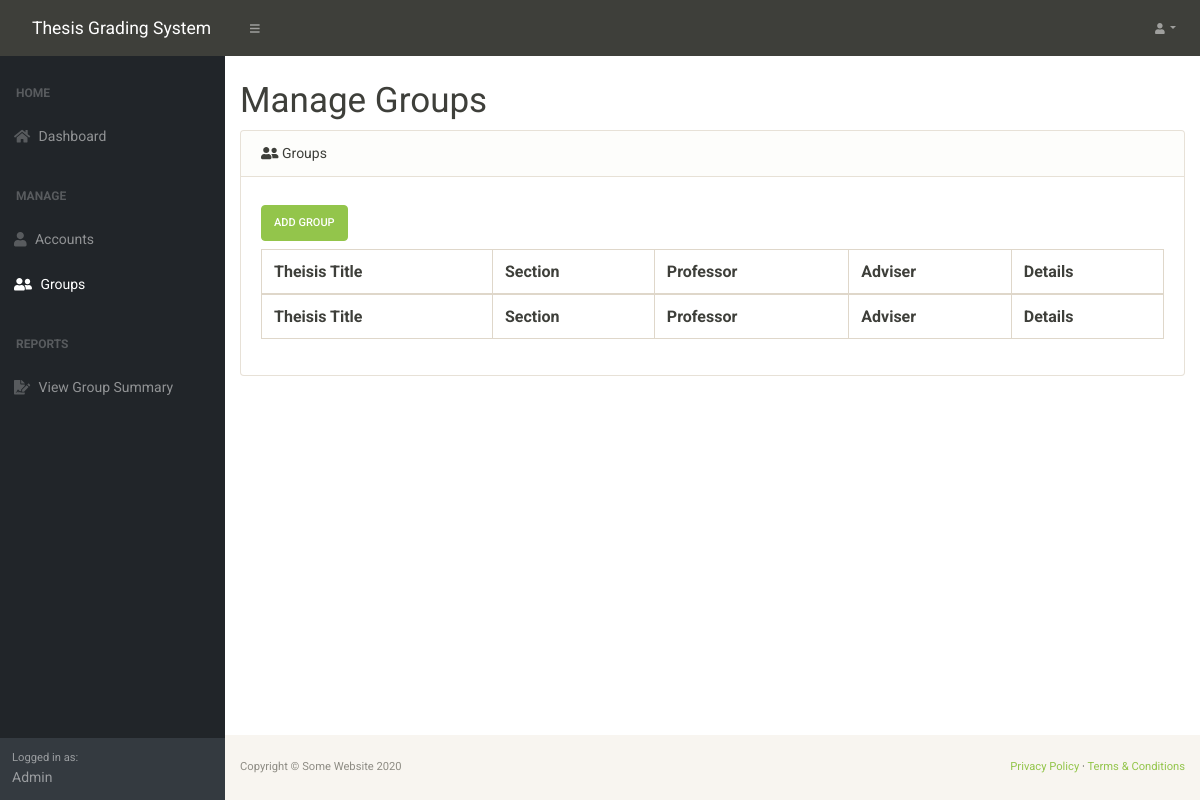
Before: /GroupManagement/ManageGroups.php (signed in) with the older database file.
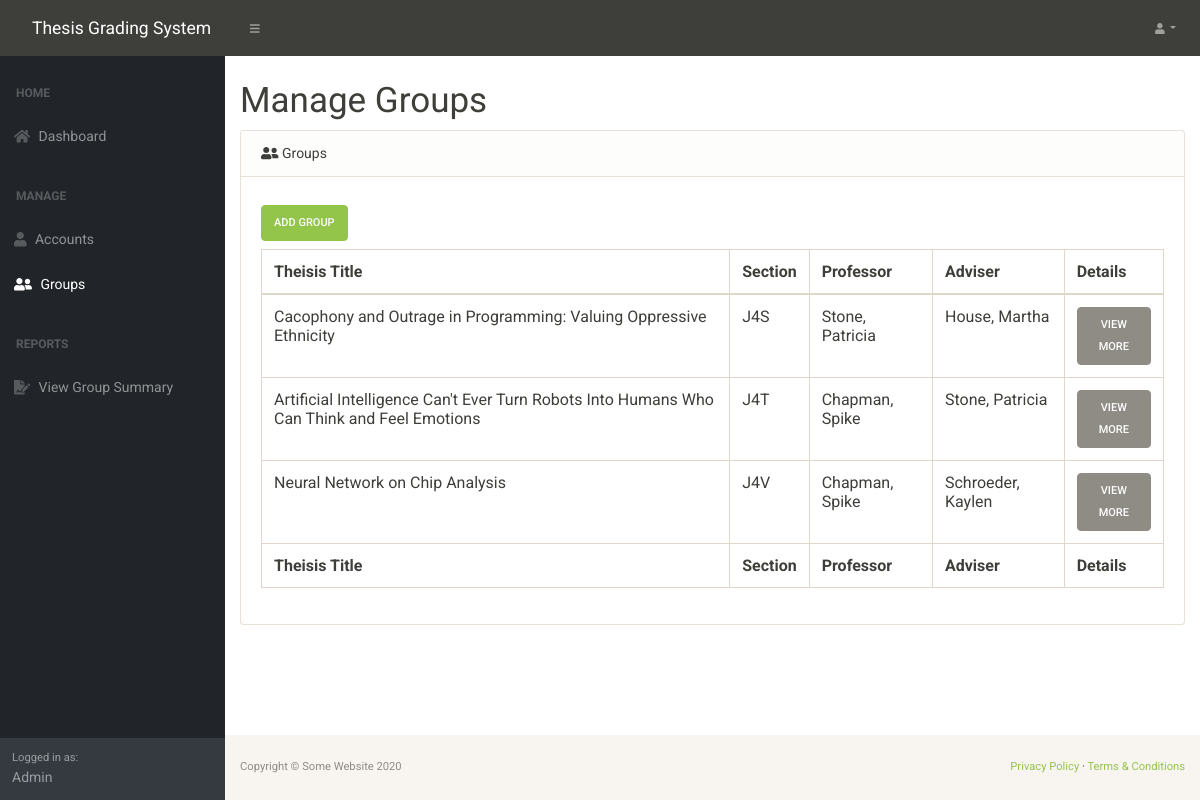
After: the same page with the newer database file.
### tables this page shows
CREATE TABLE `groups` (
  `Id` int(11) NOT NULL,
  `Thesis_Title` varchar(255) DEFAULT NULL,
  `Section` varchar(3) NOT NULL
);

CREATE TABLE `accounts` (
  `Id` int(11) NOT NULL,
  `Username` varchar(255) NOT NULL,
  `Password` varchar(40) NOT NULL,
  `Firstname` varchar(255) NOT NULL,
  `Lastname` varchar(255) NOT NULL,
  `Role_Id` int(11) NOT NULL,
  `Disabled` tinyint(1) NOT NULL
);

### PartialViews/CreateRelativeLink.php (called while the page is built, shortened)
<?php
function RelativeLink($link){
	$rootFolderName = "ProjectSystem";
	if(basename(getcwd()) == $rootFolderName){
  	  $prefix = "";
	}
	else{
      $prefix = "../";
	}
	$relLink = $prefix.$link;
	return $relLink;
}
?>

### Backend/classes/DBHandler.php (called while the page is built, shortened)
<?php
require_once("Account.php");
require_once("Group.php");
class DBHandler
{
	static private $server = "localhost";
	static private $s_username = "root";
	static private $s_pass = "";
	static private $dbName = "thesis-grading-system-db";
	public static function GetGroups(){
		$connection = new mysqli(self::$server, self::$s_username, self::$s_pass, self::$dbName);
		$stmt = $connection->prepare("SELECT *  FROM Groups");
		$rc = $stmt->execute();
		$res = $stmt->get_result();
		if($res->num_rows > 0){
			$groups = array();
			while($row = $res->fetch_assoc()){
				$id = $row['Id'];
				$title = $row['Thesis_Title'];
				$section = $row['Section'];
				array_push($groups, Group::Create($id, $title, $section));
			}
			return $groups;
		}
		else{
			return NULL;
		}
	}
	public static function GetGroupFaculty($groupId, $facultyId){
		$connection = new mysqli(self::$server, self::$s_username, self::$s_pass, self::$dbName);
		$stmt = $connection->prepare("SELECT Accounts.*  FROM Faculty_Assignment INNER JOIN Accounts ON Faculty_Assignment.Account_ID = Accounts.Id WHERE Group_Id = ? AND Faculty_Type_Id = ?");
		$stmt->bind_param("dd", $groupId, $facultyId);
		$stmt->execute();
		$res = $stmt->get_result();
		if($res->num_rows > 0){
			$faculty = array();
			while($row = $res->fetch_assoc()){
				$id = $row['Id'];
				$firstname = $row['Firstname'];
				$lastname = $row['Lastname'];
				$username = $row['Username'];
				$roleId = $row['Role_Id'];
				$disabled = $row['Disabled'];
				array_push($faculty, Account::CreateAccountWithInfo($id, $firstname, $lastname, $username, $roleId,$disabled));
			}
			return $faculty;
		}
		else{
			return NULL;
		}
	}
}
?>

### Backend/classes/Group.php (called while the page is built, shortened)
<?php
class Group{
	public static function Create($_id, $_title, $_section){
		$g = new Group();
		$g->id = $_id;
		$g->title = $_title;
		$g->section = $_section;
		return $g;
	}
}
?>

### Backend/classes/Account.php (called while the page is built, shortened)
<?php
class Account{
	public static function CreateAccountWithInfo($_id, $_firstname, $_lastname, $_username,$_roleId, $_disabled){
		$instance = new Account();
		$instance->id = $_id;
		$instance->firstname = $_firstname;
		$instance->lastname = $_lastname;
		$instance->username = $_username;
		$instance->roleid = $_roleId;
		$instance->disabled = $_disabled;
		return $instance;
	}
}
?>

### GroupManagement/ManageGroups.php (the view, shortened to what this page needs)
<?php
require_once("../Backend/classes/Group.php");
require_once("../Backend/classes/DBHandler.php");
require_once("../Backend/classes/Account.php");
?>
<html>
    <head>
        <link href="../css/styles.css" rel="stylesheet" />
        <link href="../css/bootstrap-sandstone.min.css" rel="stylesheet" />
        <link href="https://cdn.datatables.net/1.10.20/css/dataTables.bootstrap4.min.css" rel="stylesheet" />
    </head>
    <body class="sb-nav-fixed">
        <?php include("../PartialViews/Navbar.php")?>
        <div id="layoutSidenav">
            <?php include("../PartialViews/SideNav.php");?>
            <div id="layoutSidenav_content">
                <main>
                    <div class="container-fluid">
                        <h1 class="mt-4">Manage Groups</h1>
                        <div class="card mb-4">
                            <div class="card-header"><i class="fas fa-user-friends"></i> Groups</div>
                            <div class="card-body">
                                <div class='mt-2 mb-2'>
                                    <a class = 'btn btn-success' href="AddGroup.php" role = "button">Add Group</a>
                                </div>
                                <div class="table-responsive">
                                    <table class="table table-bordered" id="dataTable" width="100%" cellspacing="0">
                                        <thead>
                                            <tr>
                                                <th>Theisis Title</th>
                                                <th>Section</th>
                                                <th>Professor</th>
                                                <th>Adviser</th>
                                                <th>Details</th>
                                            </tr>
                                        </thead>
                                        <tfoot>
                                            <tr>
                                                <th>Theisis Title</th>
                                                <th>Section</th>
                                                <th>Professor</th>
                                                <th>Adviser</th>
                                                <th>Details</th>
                                            </tr>
                                        </tfoot>
                                        <tbody>
                                            <?php
                                                $groups = DBHandler::GetGroups();
                                                if($groups !== NULL){
                                                    foreach($groups as $g){
                                                        $adviser = DBHandler::GetGroupFaculty($g->id, 1);
                                                        $professor = DBHandler::GetGroupFaculty($g->id, 4);
                                                    ?>
                                                        <tr>
                                                            <td><?=$g->title?></td>
                                                            <td><?=$g->section?></td>
                                                            <td><?=$professor[0]->lastname.", ".$professor[0]->firstname?></td>
                                                            <td><?=$adviser[0]->lastname.", ".$adviser[0]->firstname?></td>
                                                            <td>
                                                                <a class = "btn btn-block btn-secondary" href="GroupDetails.php?id=<?=$g->id?>">View More</a>
                                                            </td>
                                                        </tr>
                                                    <?php
                                                    }
                                                }
                                            ?>
                                        </tbody>
                                    </table>
                                </div>
                            </div>
                        </div>
                    </div>
                </main>
                <?php include("../PartialViews/Footer.php"); ?>
            </div>
        </div>
    </body>
</html>

### PartialViews/NavBar.php (shortened to what this page needs)
<?php
    require_once ("CreateRelativeLink.php");
?>
<nav class="sb-topnav navbar navbar-expand navbar-dark bg-primary">
    <a class="navbar-brand" href="<?=RelativeLink("index.php")?>">Thesis Grading System</a><button class="btn btn-link btn-sm order-1 order-lg-0" id="sidebarToggle" href="#"><i class="fas fa-bars"></i></button
    >
    <ul class="navbar-nav ml-auto ml-md-0">
        <li class="nav-item dropdown">
            <a class="nav-link dropdown-toggle" id="userDropdown" href="#" role="button" data-toggle="dropdown" aria-haspopup="true" aria-expanded="false"><i class="fas fa-user fa-fw"></i></a>
        </li>
    </ul>
</nav>

### PartialViews/SideNav.php (shortened to what this page needs)
<?php
require_once ("CreateRelativeLink.php");
?>
<div id="layoutSidenav_nav">
    <nav class="sb-sidenav accordion sb-sidenav-dark" id="sidenavAccordion">
        <div class="sb-sidenav-menu">
            <div class="nav">
                <div class="sb-sidenav-menu-heading">Home</div>
                <a class="nav-link" href=<?= RelativeLink("index.php")?>
                    ><div class="sb-nav-link-icon"><i class="fas fa-home"></i></i></div>
                    Dashboard</a
                >
                <?php if($_SESSION['Account']->roleid == 1){ ?>
                    <div class="sb-sidenav-menu-heading">Manage</div>
                    <a class="nav-link" href=<?=RelativeLink("AccountManagement/ManageAccounts.php")?>>
                        <div class="sb-nav-link-icon"><i class="fas fa-user"></i></div>
                        Accounts
                    </a>
                    <a class="nav-link" href=<?=RelativeLink("GroupManagement/ManageGroups.php")?>>
                        <div class="sb-nav-link-icon"><i class="fas fa-user-friends"></i></div>
                        Groups
                    </a>
                    <div class="sb-sidenav-menu-heading">Reports</div>
                    <a class="nav-link" href=<?=RelativeLink("GroupSummary/AdminSummary.php")?>>
                        <div class="sb-nav-link-icon"><i class="fas fa-file-signature"></i></div>
                        View Group Summary
                    </a>
                <?php } ?>
            </div>
        </div>
        <div class="sb-sidenav-footer">
            <div class="small">Logged in as:</div>
            <?= $_SESSION["Account"]->rolename ?>
        </div>
    </nav>
</div>

### PartialViews/Footer.php
<footer class="py-4 bg-light mt-auto">
    <div class="container-fluid">
        <div class="d-flex align-items-center justify-content-between small">
            <div class="text-muted">Copyright &copy; Some Website 2020</div>
            <div>
                <a href="#">Privacy Policy</a>
                &middot;
                <a href="#">Terms &amp; Conditions</a>
            </div>
        </div>
    </div>
</footer>

Changed rows visible on the page:
added groups: Thesis_Title "Cacophony and Outrage in Programming: Valuing Oppressive Ethnicity", Section "J4S", accounts.Lastname "Stone", accounts.Firstname "Patricia", accounts.Lastname "House", accounts.Firstname "Martha"
added groups: Thesis_Title "Artificial Intelligence Can't Ever Turn Robots Into Humans Who Can Think and Feel Emotions", Section "J4T", accounts.Lastname "Chapman", accounts.Firstname "Spike", accounts.Lastname "Stone", accounts.Firstname "Patricia"
added groups: Thesis_Title "Neural Network on Chip Analysis", Section "J4V", accounts.Lastname "Chapman", accounts.Firstname "Spike", accounts.Lastname "Schroeder", accounts.Firstname "Kaylen"
